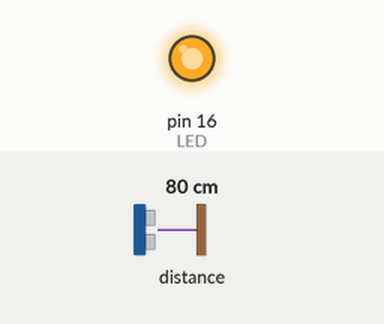
Simulated run of this sketch. Board: Arduino Uno, built with avr-gcc and run on an emulated ATmega328P. Shown: output pins drawn as LEDs (lit = HIGH). The test bench sets the inputs (shaded band); at power-on: distance to the obstacle 80 cm. What the sketch prints to the serial monitor is not drawn.

Above: at 0.2 s.
Timing chart, 0 to 1.7 s (numbered marks = the images above):
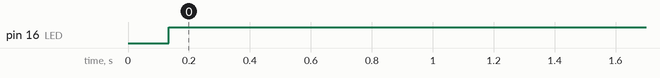

The sketch:

TOFTest.ino
```cpp
#include "Adafruit_VL53L0X.h"

#define TOF_SCAN_INTERVAL 100
#define TOF_THRESHOLD 50
#define TOF_MAX 8190

#define LED 16

Adafruit_VL53L0X lox = Adafruit_VL53L0X();
uint8_t objectDistance;
unsigned long prevTOFScan = 0;
unsigned long currentMillis = millis();

void setup() {
  Serial.begin(115200);
  while (! Serial) {
    delay(1);
  }
  pinMode(LED,OUTPUT);

  initTOFSensor();
}

void loop() {
  readTOFSensor();
}

void initTOFSensor() {
  Serial.println("Adafruit VL53L0X test.");
  if (!lox.begin()) {
    Serial.println(F("Failed to boot VL53L0X"));
    while(1);
  }
  Serial.println(F("VL53L0X API Continuous Ranging example\n\n"));
  lox.startRangeContinuous();
}

void readTOFSensor() {
  currentMillis = millis();
  if (currentMillis - prevTOFScan >= TOF_SCAN_INTERVAL) {
    prevTOFScan = currentMillis;
    if (lox.isRangeComplete()) {
      objectDistance = lox.readRange();
      Serial.print("Distance in mm: ");
      if (objectDistance != 8190) {
        Serial.println(objectDistance);
      } else {
        Serial.println(" ( out of range )");
      }

      if (objectDistance <= TOF_THRESHOLD) {
        digitalWrite(LED,HIGH);
      } else {
        digitalWrite(LED,LOW);
      }
    }
  }
}
 
```

Measured:
- by itself, pin 16 (LED): LOW → HIGH at 0.13 s
